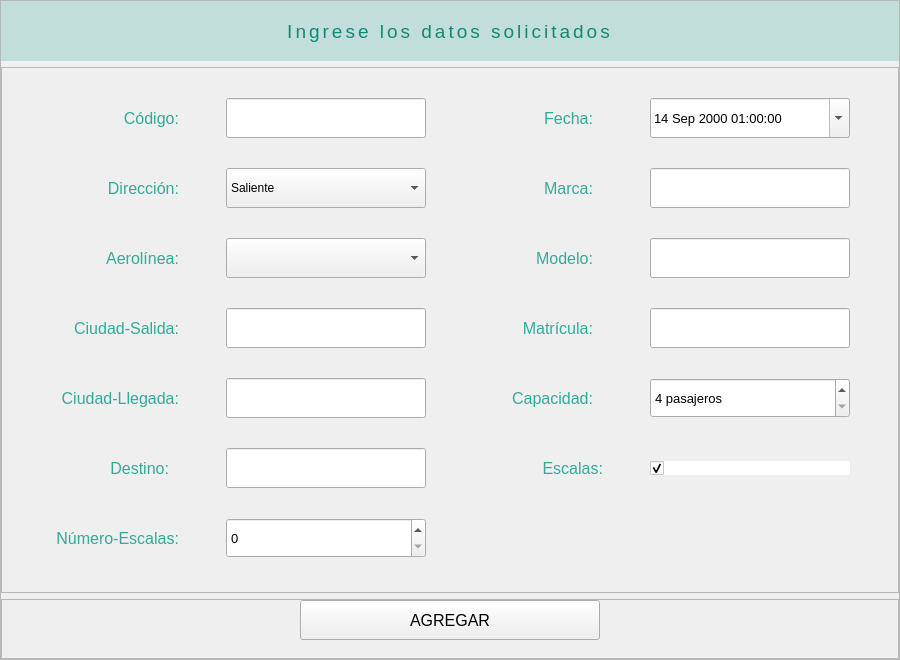
            <widget class="QWidget" name="addPanel">
             <layout class="QHBoxLayout" name="horizontalLayout_12">
              <property name="spacing">
               <number>0</number>
              </property>
              <property name="leftMargin">
               <number>0</number>
              </property>
              <property name="topMargin">
               <number>0</number>
              </property>
              <property name="rightMargin">
               <number>0</number>
              </property>
              <property name="bottomMargin">
               <number>0</number>
              </property>
              <item>
               <widget class="QFrame" name="addMain">
                <property name="minimumSize">
                 <size>
                  <width>900</width>
                  <height>660</height>
                 </size>
                </property>
                <property name="frameShape">
                 <enum>QFrame::StyledPanel</enum>
                </property>
                <property name="frameShadow">
                 <enum>QFrame::Raised</enum>
                </property>
                <layout class="QVBoxLayout" name="verticalLayout_5">
                 <property name="leftMargin">
                  <number>0</number>
                 </property>
                 <property name="topMargin">
                  <number>0</number>
                 </property>
                 <property name="rightMargin">
                  <number>0</number>
                 </property>
                 <property name="bottomMargin">
                  <number>0</number>
                 </property>
                 <item>
                  <widget class="QLabel" name="addTittle">
                   <property name="minimumSize">
                    <size>
                     <width>60</width>
                     <height>60</height>
                    </size>
                   </property>
                   <property name="maximumSize">
                    <size>
                     <width>16777215</width>
                     <height>60</height>
                    </size>
                   </property>
                   <property name="font">
                    <font>
                     <pointsize>14</pointsize>
                    </font>
                   </property>
                   <property name="styleSheet">
                    <string notr="true">color: #187;
letter-spacing: 3px;
background: #33119988;
border-radius: 0;</string>
                   </property>
                   <property name="text">
                    <string>Ingrese los datos solicitados</string>
                   </property>
                   <property name="alignment">
                    <set>Qt::AlignCenter</set>
                   </property>
                  </widget>
                 </item>
                 <item>
                  <widget class="QFrame" name="addForm">
                   <property name="minimumSize">
                    <size>
                     <width>130</width>
                     <height>0</height>
                    </size>
                   </property>
                   <property name="frameShape">
                    <enum>QFrame::StyledPanel</enum>
                   </property>
                   <property name="frameShadow">
                    <enum>QFrame::Raised</enum>
                   </property>
                   <layout class="QGridLayout" name="gridLayout">
                    <property name="leftMargin">
                     <number>0</number>
                    </property>
                    <property name="topMargin">
                     <number>0</number>
                    </property>
                    <property name="rightMargin">
                     <number>0</number>
                    </property>
                    <property name="bottomMargin">
                     <number>0</number>
                    </property>
                    <property name="spacing">
                     <number>0</number>
                    </property>
                    <item row="0" column="0">
                     <widget class="QLabel" name="label_4">
                      <property name="minimumSize">
                       <size>
                        <width>130</width>
                        <height>0</height>
                       </size>
                      </property>
                      <property name="maximumSize">
                       <size>
                        <width>120</width>
                        <height>40</height>
                       </size>
                      </property>
                      <property name="font">
                       <font>
                        <pointsize>12</pointsize>
                       </font>
                      </property>
                      <property name="styleSheet">
                       <string notr="true">color: #3a9;
border: none;</string>
                      </property>
                      <property name="text">
                       <string>Código:</string>
                      </property>
                      <property name="alignment">
                       <set>Qt::AlignRight|Qt::AlignTrailing|Qt::AlignVCenter</set>
                      </property>
                     </widget>
                    </item>
                    <item row="0" column="1">
                     <widget class="QLineEdit" name="codeAddInput">
                      <property name="minimumSize">
                       <size>
                        <width>0</width>
                        <height>30</height>
                       </size>
                      </property>
                      <property name="maximumSize">
                       <size>
                        <width>200</width>
                        <height>40</height>
                       </size>
                      </property>
                      <property name="font">
                       <font>
                        <pointsize>10</pointsize>
                       </font>
                      </property>
                      <property name="maxLength">
                       <number>6</number>
                      </property>
                     </widget>
                    </item>
                    <item row="0" column="2">
                     <widget class="QLabel" name="label_12">
                      <property name="maximumSize">
                       <size>
                        <width>120</width>
                        <height>40</height>
                       </size>
                      </property>
                      <property name="font">
                       <font>
                        <pointsize>12</pointsize>
                       </font>
                      </property>
                      <property name="styleSheet">
                       <string notr="true">color: #3a9;
border: none;</string>
                      </property>
                      <property name="text">
                       <string>Fecha:</string>
                      </property>
                      <property name="alignment">
                       <set>Qt::AlignRight|Qt::AlignTrailing|Qt::AlignVCenter</set>
                      </property>
                     </widget>
                    </item>
                    <item row="0" column="3">
                     <widget class="QDateTimeEdit" name="dateAddInput">
                      <property name="minimumSize">
                       <size>
                        <width>0</width>
                        <height>40</height>
                       </size>
                      </property>
                      <property name="maximumSize">
                       <size>
                        <width>200</width>
                        <height>16777215</height>
                       </size>
                      </property>
                      <property name="font">
                       <font>
                        <pointsize>10</pointsize>
                       </font>
                      </property>
                      <property name="readOnly">
                       <bool>false</bool>
                      </property>
                      <property name="buttonSymbols">
                       <enum>QAbstractSpinBox::UpDownArrows</enum>
                      </property>
                      <property name="minimumDateTime">
                       <datetime>
                        <hour>1</hour>
                        <minute>0</minute>
                        <second>0</second>
                        <year>2000</year>
                        <month>9</month>
                        <day>14</day>
                       </datetime>
                      </property>
                      <property name="maximumDate">
                       <date>
                        <year>2025</year>
                        <month>12</month>
                        <day>31</day>
                       </date>
                      </property>
                      <property name="currentSection">
                       <enum>QDateTimeEdit::DaySection</enum>
                      </property>
                      <property name="calendarPopup">
                       <bool>true</bool>
                      </property>
                      <property name="currentSectionIndex">
                       <number>1</number>
                      </property>
                     </widget>
                    </item>
                    <item row="1" column="0">
                     <widget class="QLabel" name="label_5">
                      <property name="minimumSize">
                       <size>
                        <width>130</width>
                        <height>0</height>
                       </size>
                      </property>
                      <property name="maximumSize">
                       <size>
                        <width>120</width>
                        <height>40</height>
                       </size>
                      </property>
                      <property name="font">
                       <font>
                        <pointsize>12</pointsize>
                       </font>
                      </property>
                      <property name="styleSheet">
                       <string notr="true">color: #3a9;
border: none;</string>
                      </property>
                      <property name="text">
                       <string>Dirección:</string>
                      </property>
                      <property name="alignment">
                       <set>Qt::AlignRight|Qt::AlignTrailing|Qt::AlignVCenter</set>
                      </property>
                     </widget>
                    </item>
                    <item row="1" column="2">
                     <widget class="QLabel" name="label_9">
                      <property name="maximumSize">
                       <size>
                        <width>120</width>
                        <height>40</height>
                       </size>
                      </property>
                      <property name="font">
                       <font>
                        <pointsize>12</pointsize>
                       </font>
                      </property>
                      <property name="styleSheet">
                       <string notr="true">color: #3a9;
border: none;</string>
                      </property>
                      <property name="text">
                       <string>Marca:</string>
                      </property>
                      <property name="alignment">
                       <set>Qt::AlignRight|Qt::AlignTrailing|Qt::AlignVCenter</set>
                      </property>
                     </widget>
                    </item>
                    <item row="1" column="3">
                     <widget class="QLineEdit" name="markAddInput">
                      <property name="minimumSize">
                       <size>
                        <width>0</width>
                        <height>40</height>
                       </size>
                      </property>
                      <property name="maximumSize">
                       <size>
                        <width>200</width>
                        <height>40</height>
                       </size>
                      </property>
                      <property name="font">
                       <font>
                        <pointsize>10</pointsize>
                       </font>
                      </property>
                     </widget>
                    </item>
                    <item row="2" column="0">
                     <widget class="QLabel" name="label_6">
                      <property name="minimumSize">
                       <size>
                        <width>130</width>
                        <height>0</height>
                       </size>
                      </property>
                      <property name="maximumSize">
                       <size>
                        <width>120</width>
                        <height>40</height>
                       </size>
                      </property>
                      <property name="font">
                       <font>
                        <pointsize>12</pointsize>
                       </font>
                      </property>
                      <property name="styleSheet">
                       <string notr="true">color: #3a9;
border: none;</string>
                      </property>
                      <property name="text">
                       <string>Aerolínea:</string>
                      </property>
                      <property name="alignment">
                       <set>Qt::AlignRight|Qt::AlignTrailing|Qt::AlignVCenter</set>
                      </property>
                     </widget>
                    </item>
                    <item row="2" column="1">
                     <widget class="QComboBox" name="airlineAddInput">
                      <property name="minimumSize">
                       <size>
                        <width>0</width>
                        <height>40</height>
                       </size>
                      </property>
                      <property name="font">
                       <font>
                        <pointsize>10</pointsize>
                       </font>
                      </property>
                     </widget>
                    </item>
                    <item row="2" column="2">
                     <widget class="QLabel" name="label_10">
                      <property name="maximumSize">
                       <size>
                        <width>120</width>
                        <height>40</height>
                       </size>
                      </property>
                      <property name="font">
                       <font>
                        <pointsize>12</pointsize>
                       </font>
                      </property>
                      <property name="styleSheet">
                       <string notr="true">color: #3a9;
border: none;</string>
                      </property>
                      <property name="text">
                       <string>Modelo:</string>
                      </property>
                      <property name="alignment">
                       <set>Qt::AlignRight|Qt::AlignTrailing|Qt::AlignVCenter</set>
                      </property>
                     </widget>
                    </item>
                    <item row="2" column="3">
                     <widget class="QLineEdit" name="modelAddInput">
                      <property name="minimumSize">
                       <size>
                        <width>0</width>
                        <height>30</height>
                       </size>
                      </property>
                      <property name="maximumSize">
                       <size>
                        <width>200</width>
                        <height>40</height>
                       </size>
                      </property>
                      <property name="font">
                       <font>
                        <pointsize>10</pointsize>
                       </font>
                      </property>
                      <property name="maxLength">
                       <number>10</number>
                      </property>
                     </widget>
                    </item>
                    <item row="3" column="0">
                     <widget class="QLabel" name="label_7">
                      <property name="minimumSize">
                       <size>
                        <width>130</width>
                        <height>0</height>
                       </size>
                      </property>
                      <property name="maximumSize">
                       <size>
                        <width>120</width>
                        <height>40</height>
                       </size>
                      </property>
                      <property name="font">
                       <font>
                        <pointsize>12</pointsize>
                       </font>
                      </property>
                      <property name="styleSheet">
                       <string notr="true">color: #3a9;
border: none;</string>
                      </property>
                      <property name="text">
                       <string>Ciudad-Salida:</string>
                      </property>
                      <property name="alignment">
                       <set>Qt::AlignRight|Qt::AlignTrailing|Qt::AlignVCenter</set>
                      </property>
                     </widget>
                    </item>
                    <item row="3" column="1">
                     <widget class="QLineEdit" name="initAddInput">
                      <property name="minimumSize">
                       <size>
                        <width>0</width>
                        <height>30</height>
                       </size>
                      </property>
                      <property name="maximumSize">
                       <size>
                        <width>200</width>
                        <height>40</height>
                       </size>
                      </property>
                      <property name="font">
                       <font>
                        <pointsize>10</pointsize>
                       </font>
                      </property>
                     </widget>
                    </item>
                    <item row="3" column="2">
                     <widget class="QLabel" name="label_11">
                      <property name="maximumSize">
                       <size>
                        <width>120</width>
                        <height>40</height>
                       </size>
                      </property>
                      <property name="font">
                       <font>
                        <pointsize>12</pointsize>
                       </font>
                      </property>
                      <property name="styleSheet">
                       <string notr="true">color: #3a9;
border: none;</string>
                      </property>
                      <property name="text">
                       <string>Matrícula:</string>
                      </property>
                      <property name="alignment">
                       <set>Qt::AlignRight|Qt::AlignTrailing|Qt::AlignVCenter</set>
                      </property>
                     </widget>
                    </item>
                    <item row="3" column="3">
                     <widget class="QLineEdit" name="matrAddInput">
                      <property name="minimumSize">
                       <size>
                        <width>0</width>
                        <height>30</height>
                       </size>
                      </property>
                      <property name="maximumSize">
                       <size>
                        <width>200</width>
                        <height>40</height>
                       </size>
                      </property>
                      <property name="font">
                       <font>
                        <pointsize>10</pointsize>
                       </font>
                      </property>
                      <property name="maxLength">
                       <number>10</number>
                      </property>
                     </widget>
                    </item>
                    <item row="4" column="0">
                     <widget class="QLabel" name="label_8">
                      <property name="minimumSize">
                       <size>
                        <width>130</width>
                        <height>0</height>
                       </size>
                      </property>
                      <property name="maximumSize">
                       <size>
                        <width>120</width>
                        <height>40</height>
                       </size>
                      </property>
                      <property name="font">
                       <font>
                        <pointsize>12</pointsize>
                       </font>
                      </property>
                      <property name="styleSheet">
                       <string notr="true">color: #3a9;
border: none;</string>
                      </property>
                      <property name="text">
                       <string>Ciudad-Llegada:</string>
                      </property>
                      <property name="alignment">
                       <set>Qt::AlignRight|Qt::AlignTrailing|Qt::AlignVCenter</set>
                      </property>
                     </widget>
                    </item>
                    <item row="4" column="1">
                     <widget class="QLineEdit" name="endAddInput">
                      <property name="minimumSize">
                       <size>
                        <width>0</width>
                        <height>30</height>
                       </size>
                      </property>
                      <property name="maximumSize">
                       <size>
                        <width>200</width>
                        <height>40</height>
                       </size>
                      </property>
                      <property name="font">
                       <font>
                        <pointsize>10</pointsize>
                       </font>
                      </property>
                     </widget>
                    </item>
                    <item row="4" column="2">
                     <widget class="QLabel" name="label_13">
                      <property name="maximumSize">
                       <size>
                        <width>120</width>
                        <height>40</height>
                       </size>
                      </property>
                      <property name="font">
                       <font>
                        <pointsize>12</pointsize>
                       </font>
                      </property>
                      <property name="styleSheet">
                       <string notr="true">color: #3a9;
border: none;</string>
                      </property>
                      <property name="text">
                       <string>Capacidad:</string>
                      </property>
                      <property name="alignment">
                       <set>Qt::AlignRight|Qt::AlignTrailing|Qt::AlignVCenter</set>
                      </property>
                     </widget>
                    </item>
                    <item row="4" column="3">
                     <widget class="QSpinBox" name="capacityAddInput">
                      <property name="minimumSize">
                       <size>
                        <width>0</width>
                        <height>40</height>
                       </size>
                      </property>
                      <property name="maximumSize">
                       <size>
                        <width>200</width>
                        <height>16777215</height>
                       </size>
                      </property>
                      <property name="font">
                       <font>
                        <pointsize>10</pointsize>
                       </font>
                      </property>
                      <property name="suffix">
                       <string> pasajeros</string>
                      </property>
                      <property name="minimum">
                       <number>4</number>
                      </property>
                      <property name="maximum">
                       <number>700</number>
                      </property>
                      <property name="singleStep">
                       <number>10</number>
                      </property>
                     </widget>
                    </item>
                    <item row="5" column="0">
                     <widget class="QLabel" name="destinyAddLabel">
                      <property name="maximumSize">
                       <size>
                        <width>120</width>
                        <height>40</height>
                       </size>
                      </property>
                      <property name="font">
                       <font>
                        <pointsize>12</pointsize>
                       </font>
                      </property>
                      <property name="styleSheet">
                       <string notr="true">color: #3a9;
border: none;</string>
                      </property>
                      <property name="text">
                       <string>Destino:</string>
                      </property>
                      <property name="alignment">
                       <set>Qt::AlignRight|Qt::AlignTrailing|Qt::AlignVCenter</set>
                      </property>
                     </widget>
                    </item>
                    <item row="5" column="1">
                     <widget class="QLineEdit" name="destinyAddInput">
                      <property name="minimumSize">
                       <size>
                        <width>0</width>
                        <height>40</height>
                       </size>
                      </property>
                      <property name="maximumSize">
                       <size>
                        <width>200</width>
                        <height>40</height>
                       </size>
                      </property>
                      <property name="font">
                       <font>
                        <pointsize>10</pointsize>
                       </font>
                      </property>
                     </widget>
                    </item>
                    <item row="5" column="2">
                     <widget class="QLabel" name="scaleAddLabel">
                      <property name="minimumSize">
                       <size>
                        <width>130</width>
                        <height>0</height>
                       </size>
                      </property>
                      <property name="maximumSize">
                       <size>
                        <width>120</width>
                        <height>40</height>
                       </size>
                      </property>
                      <property name="font">
                       <font>
                        <pointsize>12</pointsize>
                       </font>
                      </property>
                      <property name="styleSheet">
                       <string notr="true">color: #3a9;
border: none;</string>
                      </property>
                      <property name="text">
                       <string>Escalas:</string>
                      </property>
                      <property name="alignment">
                       <set>Qt::AlignRight|Qt::AlignTrailing|Qt::AlignVCenter</set>
                      </property>
                     </widget>
                    </item>
                    <item row="5" column="3">
                     <widget class="QCheckBox" name="scaleAddCheck">
                      <property name="styleSheet">
                       <string notr="true">background: #fff;
padding: 0;
border:none;</string>
                      </property>
                      <property name="text">
                       <string/>
                      </property>
                      <property name="checked">
                       <bool>true</bool>
                      </property>
                     </widget>
                    </item>
                    <item row="6" column="0">
                     <widget class="QLabel" name="numberAddLabel">
                      <property name="maximumSize">
                       <size>
                        <width>150</width>
                        <height>40</height>
                       </size>
                      </property>
                      <property name="font">
                       <font>
                        <pointsize>12</pointsize>
                       </font>
                      </property>
                      <property name="styleSheet">
                       <string notr="true">color: #3a9;
border: none;</string>
                      </property>
                      <property name="text">
                       <string>Número-Escalas:</string>
                      </property>
                      <property name="alignment">
                       <set>Qt::AlignRight|Qt::AlignTrailing|Qt::AlignVCenter</set>
                      </property>
                     </widget>
                    </item>
                    <item row="6" column="1">
                     <widget class="QSpinBox" name="numberAddInput">
                      <property name="minimumSize">
                       <size>
                        <width>0</width>
                        <height>40</height>
                       </size>
                      </property>
                      <property name="maximumSize">
                       <size>
                        <width>200</width>
                        <height>16777215</height>
                       </size>
                      </property>
                      <property name="font">
                       <font>
                        <pointsize>10</pointsize>
                       </font>
                      </property>
                      <property name="minimum">
                       <number>0</number>
                      </property>
                      <property name="maximum">
                       <number>5</number>
                      </property>
                      <property name="singleStep">
                       <number>1</number>
                      </property>
                      <property name="value">
                       <number>0</number>
                      </property>
                     </widget>
                    </item>
                    <item row="1" column="1">
                     <widget class="QComboBox" name="inAddInput">
                      <property name="minimumSize">
                       <size>
                        <width>0</width>
                        <height>40</height>
                       </size>
                      </property>
                      <property name="currentIndex">
                       <number>0</number>
                      </property>
                      <item>
                       <property name="text">
                        <string>Saliente</string>
                       </property>
                      </item>
                      <item>
                       <property name="text">
                        <string>Entrante</string>
                       </property>
                      </item>
                     </widget>
                    </item>
                   </layout>
                  </widget>
                 </item>
                 <item>
                  <widget class="QFrame" name="addButtons">
                   <property name="minimumSize">
                    <size>
                     <width>0</width>
                     <height>60</height>
                    </size>
                   </property>
                   <property name="maximumSize">
                    <size>
                     <width>16777215</width>
                     <height>60</height>
                    </size>
                   </property>
                   <property name="frameShape">
                    <enum>QFrame::StyledPanel</enum>
                   </property>
                   <property name="frameShadow">
                    <enum>QFrame::Raised</enum>
                   </property>
                   <layout class="QHBoxLayout" name="horizontalLayout_5">
                    <property name="spacing">
                     <number>0</number>
                    </property>
                    <property name="leftMargin">
                     <number>0</number>
                    </property>
                    <property name="topMargin">
                     <number>0</number>
                    </property>
                    <property name="rightMargin">
                     <number>0</number>
                    </property>
                    <property name="bottomMargin">
                     <number>20</number>
                    </property>
                    <item>
                     <widget class="QPushButton" name="addButton">
                      <property name="minimumSize">
                       <size>
                        <width>200</width>
                        <height>40</height>
                       </size>
                      </property>
                      <property name="maximumSize">
                       <size>
                        <width>300</width>
                        <height>16777215</height>
                       </size>
                      </property>
                      <property name="font">
                       <font>
                        <pointsize>12</pointsize>
                       </font>
                      </property>
                      <property name="text">
                       <string>AGREGAR</string>
                      </property>
                     </widget>
                    </item>
                   </layout>
                  </widget>
                 </item>
                </layout>
               </widget>
              </item>
             </layout>
            </widget>
